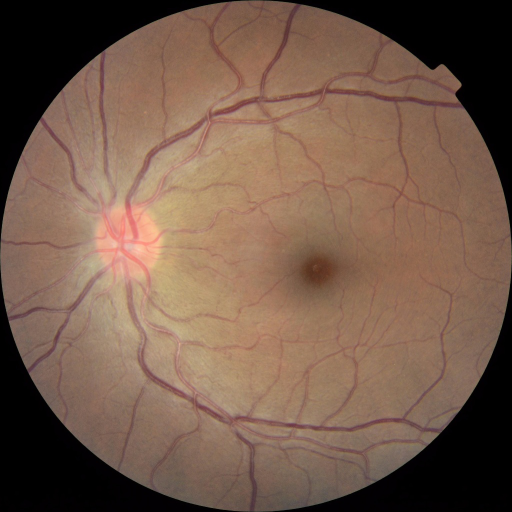
#> input picture 1_Level_0.png, 1024 x 1024 px (shown at 1/2 size)
$ python -i preprocess_blur.py   (imports and definitions only)
#> lines starting #> are read from the running program, lines starting #| are printed output that depends on the picture; after the words box and inside, x2 and y2 are one past the last pixel; in counts of white or black regions, pixels touching at a corner belong together
#> further down, picture is the input picture: shape (1024, 1024, 3); mean B, G, R 74.6, 90.8, 117.1
# -*- coding: utf-8 -*-
"""
Created on Sat Jan 16 19:13:09 2021

@author: asarkar
"""
import numpy as np
import cv2 as cv

def crop_image_from_gray(img, tol=7):
    """
    Applies masks to the orignal image and
    returns the a preprocessed image with
    3 channels

    :param img: A NumPy Array that will be cropped
    :param tol: The tolerance used for masking

    :return: A NumPy array containing the cropped image
    """
#> called with tol = 7
    # If for some reason we only have two channels
    if img.ndim == 2:
        mask = img > tol
        return img[np.ix_(mask.any(1),mask.any(0))]
    # If we have a normal RGB images
    elif img.ndim == 3:
        gray_img = cv.cvtColor(img, cv.COLOR_RGB2GRAY)
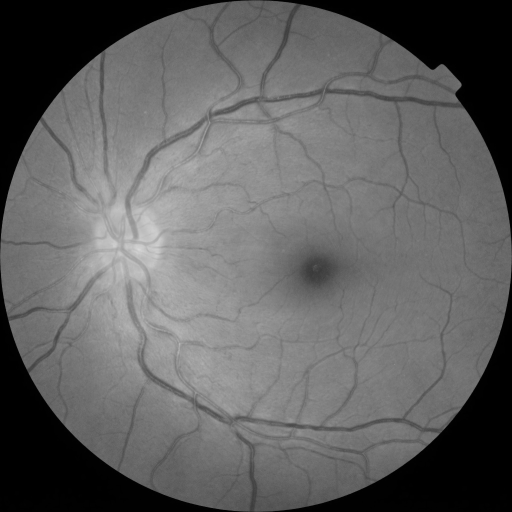
#> gray_img: shape (1024, 1024) (shown at 1/2 size); min 0, max 218, mean 96.8
        mask = gray_img > tol
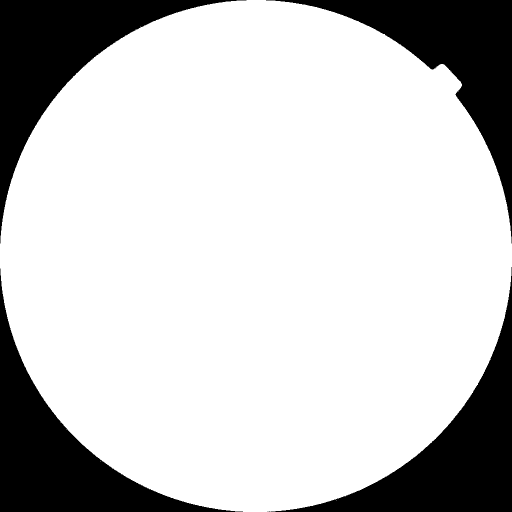
#> mask: shape (1024, 1024) bool (shown at 1/2 size); 78.7% white; 6 black regions (2 under 20 px), largest, box (x1, y1, x2, y2) and area: (0, 0, 493, 487) 56267, (541, 534, 1024, 1024) 56148, (0, 537, 486, 1024) 56036, (532, 0, 1024, 487) 54695

        check_shape = img[:,:,0][np.ix_(mask.any(1),mask.any(0))].shape[0]
#> check_shape = 1024
        if (check_shape == 0): # image is too dark so that we crop out everything,
            return img # return original image
        else:
            img1=img[:,:,0][np.ix_(mask.any(1),mask.any(0))]
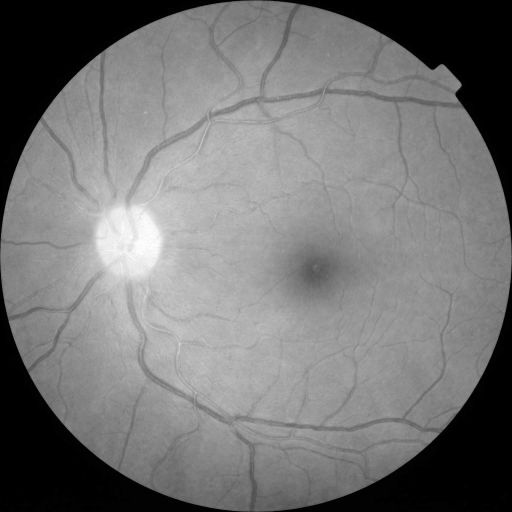
#> img1: shape (1024, 1024) (shown at 1/2 size); min 0, max 255, mean 117.1
            img2=img[:,:,1][np.ix_(mask.any(1),mask.any(0))]
            img3=img[:,:,2][np.ix_(mask.any(1),mask.any(0))]
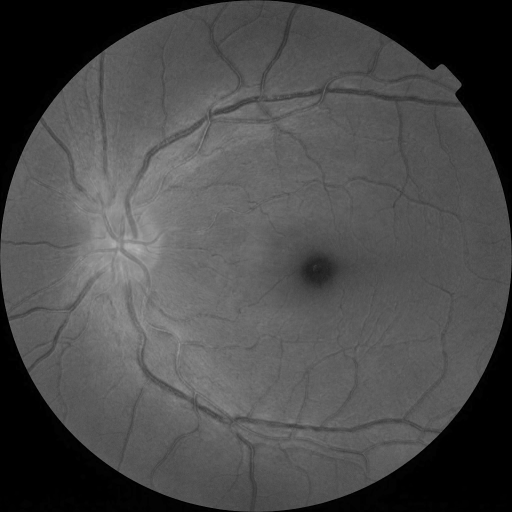
#> img3: shape (1024, 1024) (shown at 1/2 size); min 0, max 181, mean 74.6
            img = np.stack([img1,img2,img3],axis=-1)
        return img

def preprocess(image, sigmaX=10, IMG_SIZE=380):
    """
    The whole preprocessing pipeline:
    1. Read in image
    2. Apply masks
    3. Resize image to desired size
    4. Add Gaussian noise to increase Robustness

    :param img: A NumPy Array that will be cropped
    :param sigmaX: Value used for add GaussianBlur to the image

    :return: A NumPy array containing the preprocessed image
    """
    image = cv.cvtColor(image, cv.COLOR_BGR2RGB)
    image = crop_image_from_gray(image)
    image = cv.resize(image, (IMG_SIZE, IMG_SIZE))
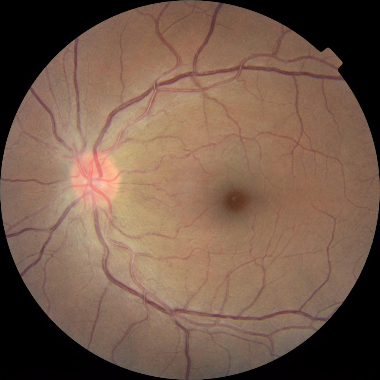
#> image: shape (380, 380, 3); mean R, G, B 116.9, 90.7, 74.5
    image = cv.addWeighted (image,4, cv.GaussianBlur(image, (0,0) ,sigmaX), -4, 128)
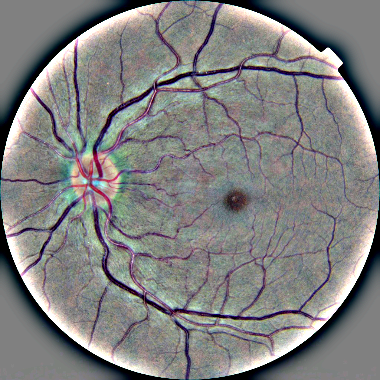
#> image: shape (380, 380, 3); mean R, G, B 129, 128.7, 128.1
    return image

>>> import cv2
>>> picture = cv2.imread('1_Level_0.png')
>>> result = preprocess(picture)

$ run again, on 2_Level_3.png
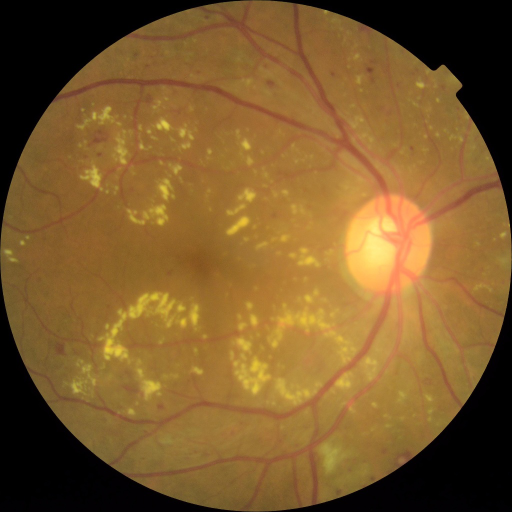
#> input picture 2_Level_3.png, 1024 x 1024 px (shown at 1/2 size)
#> picture is the input picture: shape (1024, 1024, 3); mean B, G, R 42.8, 90.8, 124.9
#> mask: shape (1024, 1024) bool; 78.7% white; 5 black regions (1 under 20 px), largest, box (x1, y1, x2, y2) and area: (0, 535, 492, 1024) 56278, (528, 538, 1024, 1024) 56178, (0, 0, 488, 489) 56070, (539, 0, 1024, 487) 54677
#> in crop_image_from_gray, `img3=img[:,:,2][np.ix_(mask.any(1),mask.any(0))]`:
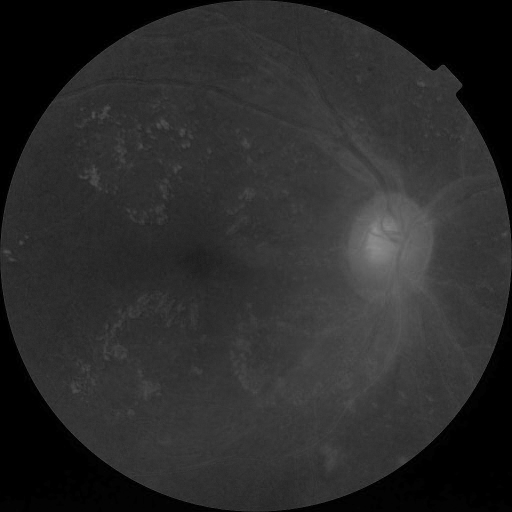
#> img3: shape (1024, 1024) (shown at 1/2 size); min 0, max 141, mean 42.8
#> in preprocess, `image = cv.addWeighted (image,4, cv.GaussianBlur(image, (0,0) ,sigmaX)..`:
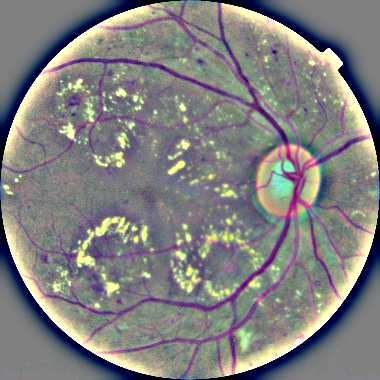
#> image: shape (380, 380, 3); mean R, G, B 129, 128, 127.8

$ run again, on 3_Level_2.png
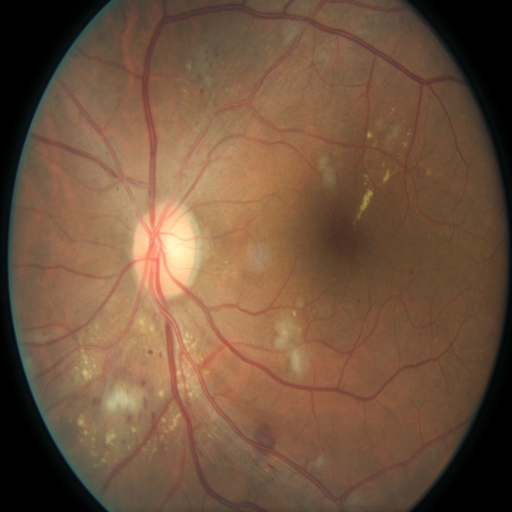
#> input picture 3_Level_2.png, 1024 x 1024 px (shown at 1/2 size)
#> picture is the input picture: shape (1024, 1024, 3); mean B, G, R 62.4, 84.4, 113.7
#> in crop_image_from_gray, `mask = gray_img > tol`:
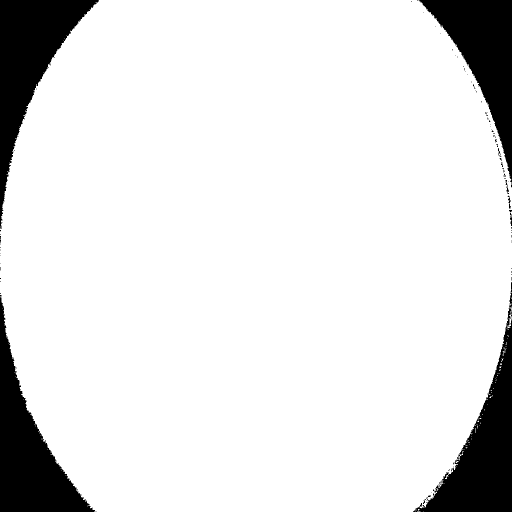
#> mask: shape (1024, 1024) bool (shown at 1/2 size); 89% white; 104 black regions (93 under 20 px), largest, box (x1, y1, x2, y2) and area: (0, 0, 198, 458) 30352, (0, 594, 190, 1024) 29450, (826, 585, 1024, 1024) 29212
#> in preprocess, `image = cv.addWeighted (image,4, cv.GaussianBlur(image, (0,0) ,sigmaX)..`:
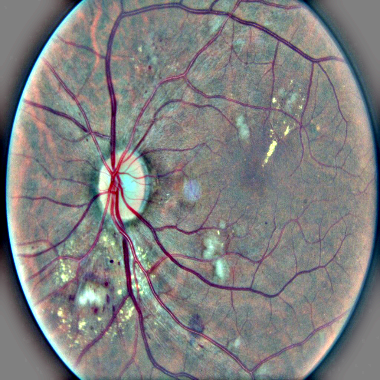
#> image: shape (380, 380, 3); mean R, G, B 128.1, 127.7, 127.7

$ run again, on 4_Level_4.png
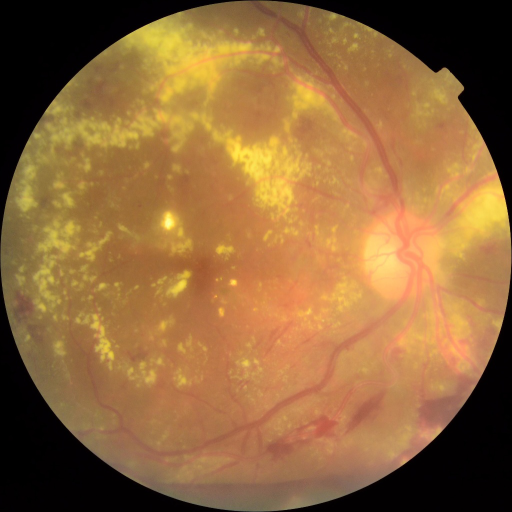
#> input picture 4_Level_4.png, 1024 x 1024 px (shown at 1/2 size)
#> picture is the input picture: shape (1024, 1024, 3); mean B, G, R 59.7, 105.1, 146.4
#> in crop_image_from_gray, `mask = gray_img > tol`:
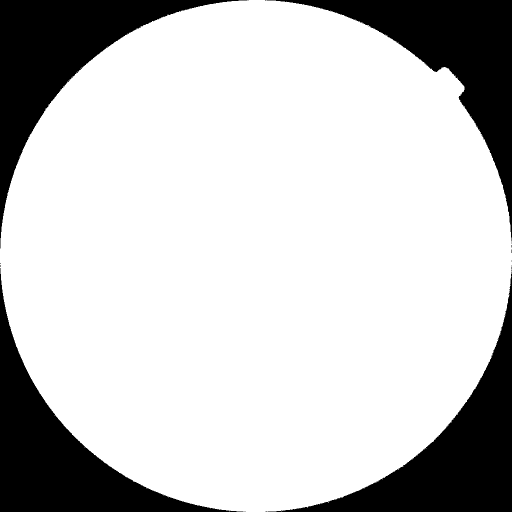
#> mask: shape (1024, 1024) bool (shown at 1/2 size); 78.7% white; 19 black regions (15 under 20 px), largest, box (x1, y1, x2, y2) and area: (535, 544, 1024, 1024) 56185, (0, 536, 487, 1024) 56170, (0, 0, 495, 497) 56144, (533, 0, 1024, 482) 54524
#> in preprocess, `image = cv.addWeighted (image,4, cv.GaussianBlur(image, (0,0) ,sigmaX)..`:
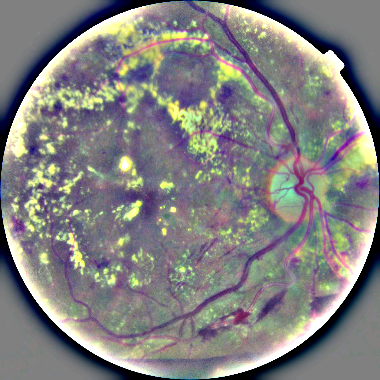
#> image: shape (380, 380, 3); mean R, G, B 129.4, 128.1, 128
